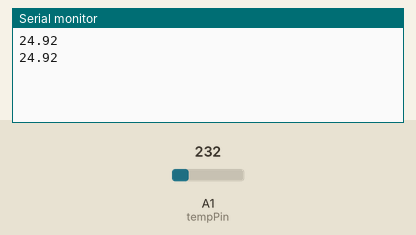
Recording of a sketch running on a simulated Arduino Uno, built for the host (arithmetic inside an expression is 32-bit, double 64-bit). Parts: the last lines printed to the serial monitor. The inputs (shaded band) are chosen by the test bench; at power-on: A1 (tempPin) = 232.

Above: at 1.8 s.
1.9 s: A1 (tempPin) set to 250
At 2.8 s:
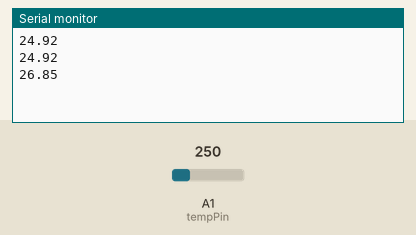
3.4 s: A1 (tempPin) set to 266
At 4.7 s:
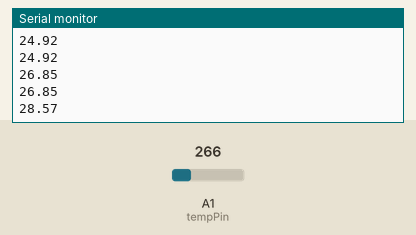
Timing chart, 0 to 6.4 s (numbered marks = the images above; inputs shaded):
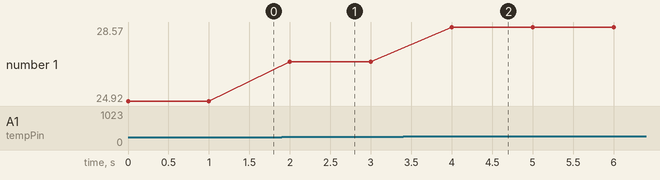

The sketch:

temperature_Sensor.ino
```cpp
float tempC = 0;
int temp_value;
int tempPin = 1;

void setup()
{
  analogReference(INTERNAL1V1);
  Serial.begin(9600);
}

void loop()
{
  temp_value = analogRead(tempPin);
  tempC = temp_value/ 9.31;
  Serial.println(tempC);
  delay(1000);
}
```

Measured:
- after the input at 1.9 s, the serial monitor: prints a new line after 0.10 s (image 1)
- after the input at 3.4 s, the serial monitor: prints a new line after 0.60 s (image 2)
- plotted number 1: 24.92 → 26.85 after the input at 1.9 s, 26.85 → 28.57 after the input at 3.4 s
